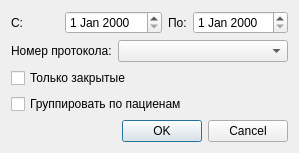
<?xml version="1.0" encoding="UTF-8"?>
<ui version="4.0">
 <class>Dialog</class>
 <widget class="QDialog" name="Dialog">
  <property name="geometry">
   <rect>
    <x>0</x>
    <y>0</y>
    <width>268</width>
    <height>139</height>
   </rect>
  </property>
  <property name="windowTitle">
   <string>Dialog</string>
  </property>
  <layout class="QGridLayout" name="gridLayout">
   <item row="0" column="0">
    <widget class="QLabel" name="lblBegDate">
     <property name="text">
      <string>С:</string>
     </property>
    </widget>
   </item>
   <item row="0" column="1" colspan="2">
    <widget class="QDateEdit" name="edtBegDate"/>
   </item>
   <item row="0" column="3">
    <widget class="QLabel" name="lblEndDate">
     <property name="text">
      <string>По:</string>
     </property>
    </widget>
   </item>
   <item row="0" column="4">
    <widget class="QDateEdit" name="edtEndDate"/>
   </item>
   <item row="1" column="0" colspan="2">
    <widget class="QLabel" name="lblProtocolNum">
     <property name="text">
      <string>Номер протокола:</string>
     </property>
    </widget>
   </item>
   <item row="1" column="2" colspan="3">
    <widget class="QComboBox" name="cmbProtocolNumber"/>
   </item>
   <item row="2" column="0" colspan="3">
    <widget class="QCheckBox" name="chkOnlyClose">
     <property name="text">
      <string>Только закрытые</string>
     </property>
    </widget>
   </item>
   <item row="3" column="0" colspan="4">
    <widget class="QCheckBox" name="chkGroupByClients">
     <property name="text">
      <string>Группировать по пациенам</string>
     </property>
    </widget>
   </item>
   <item row="4" column="1" colspan="4">
    <widget class="QDialogButtonBox" name="buttonBox">
     <property name="orientation">
      <enum>Qt::Horizontal</enum>
     </property>
     <property name="standardButtons">
      <set>QDialogButtonBox::Cancel|QDialogButtonBox::Ok</set>
     </property>
    </widget>
   </item>
  </layout>
 </widget>
 <resources/>
 <connections>
  <connection>
   <sender>buttonBox</sender>
   <signal>accepted()</signal>
   <receiver>Dialog</receiver>
   <slot>accept()</slot>
   <hints>
    <hint type="sourcelabel">
     <x>248</x>
     <y>254</y>
    </hint>
    <hint type="destinationlabel">
     <x>157</x>
     <y>274</y>
    </hint>
   </hints>
  </connection>
  <connection>
   <sender>buttonBox</sender>
   <signal>rejected()</signal>
   <receiver>Dialog</receiver>
   <slot>reject()</slot>
   <hints>
    <hint type="sourcelabel">
     <x>316</x>
     <y>260</y>
    </hint>
    <hint type="destinationlabel">
     <x>286</x>
     <y>274</y>
    </hint>
   </hints>
  </connection>
 </connections>
</ui>
